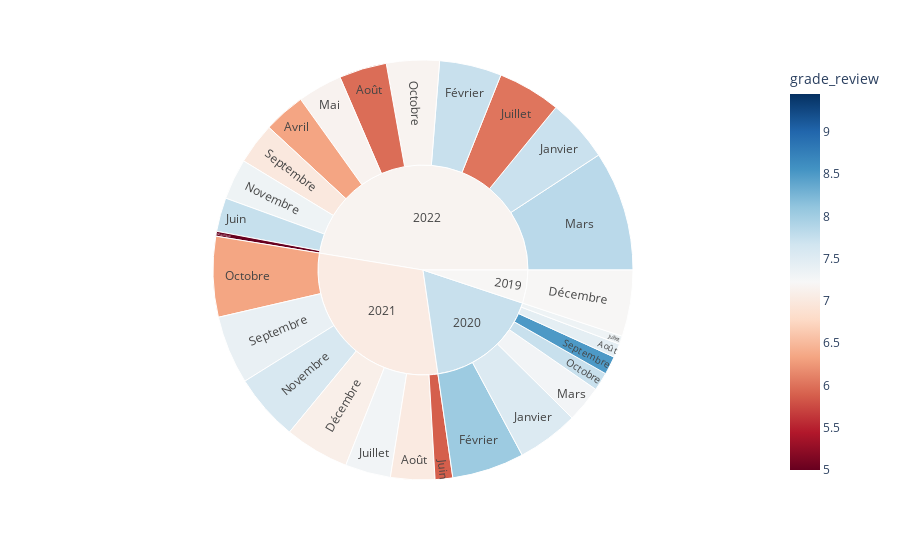

Write notebook code for a chart like this one.
### Code cell
fig = px.sunburst(df, path=['annee_sejour', 'mois_sejour'], values='nuitee',
                  color='grade_review',
                  color_continuous_scale='RdBu',
                  color_continuous_midpoint=np.average(df['grade_review'], weights=df['nuitee']))
fig.show()

### Figure 1 — Plotly figure (JSON) as saved in the notebook; plotly's stock layout.template omitted (floating-point values rounded to 4 significant figures)
{"data": [{"branchvalues": "total", "customdata": [[7.45], [7.023], [5.971], [6.339], [7.209], [7.091], [5], [8.033], [7.733], [7.539], [7.721], [7.333], [7.295], [6.027], [5.882], [7.745], [7.147], [7.287], [7.83], [7.588], [7.331], [7.736], [6.341], [7.163], [8.502], [7.389], [6.992], [7.209], [7.734], [7.035], [7.156]], "domain": {"x": [0, 1], "y": [0, 1]}, "hovertemplate": "labels=%{label}<br>nuitee=%{value}<br>parent=%{parent}<br>id=%{id}<br>grade_review=%{color}<extra></extra>", "ids": ["2020/Août", "2021/Août", "2022/Août", "2022/Avril", "2019/Décembre", "2021/Décembre", "2022/Décembre", "2020/Février", "2022/Février", "2020/Janvier", "2022/Janvier", "2020/Juillet", "2021/Juillet", "2022/Juillet", "2021/Juin", "2022/Juin", "2022/Mai", "2020/Mars", "2022/Mars", "2021/Novembre", "2022/Novembre", "2020/Octobre", "2021/Octobre", "2022/Octobre", "2020/Septembre", "2021/Septembre", "2022/Septembre", "2019", "2020", "2021", "2022"], "labels": ["Août", "Août", "Août", "Avril", "Décembre", "Décembre", "Décembre", "Février", "Février", "Janvier", "Janvier", "Juillet", "Juillet", "Juillet", "Juin", "Juin", "Mai", "Mars", "Mars", "Novembre", "Novembre", "Octobre", "Octobre", "Octobre", "Septembre", "Septembre", "Septembre", "2019", "2020", "2021", "2022"], "marker": {"coloraxis": "coloraxis", "colors": [7.45, 7.023, 5.971, 6.339, 7.209, 7.091, 5, 8.033, 7.733, 7.539, 7.721, 7.333, 7.295, 6.027, 5.882, 7.745, 7.147, 7.287, 7.83, 7.588, 7.331, 7.736, 6.341, 7.163, 8.502, 7.389, 6.992, 7.209, 7.734, 7.035, 7.156]}, "name": "", "parents": ["2020", "2021", "2022", "2022", "2019", "2021", "2022", "2020", "2022", "2020", "2022", "2020", "2021", "2022", "2021", "2022", "2022", "2020", "2022", "2021", "2022", "2020", "2021", "2022", "2020", "2021", "2022", "", "", "", ""], "type": "sunburst", "values": [40, 128, 138, 121, 192, 187, 14, 209, 180, 178, 183, 24, 132, 183, 51, 98, 129, 106, 347, 194, 118, 53, 233, 153, 53, 198, 120, 192, 663, 1123, 1784]}], "layout": {"coloraxis": {"cmid": 7.225, "colorbar": {"title": {"text": "grade_review"}}, "colorscale": [[0, "rgb(103,0,31)"], [0.1, "rgb(178,24,43)"], [0.2, "rgb(214,96,77)"], [0.3, "rgb(244,165,130)"], [0.4, "rgb(253,219,199)"], [0.5, "rgb(247,247,247)"], [0.6, "rgb(209,229,240)"], [0.7, "rgb(146,197,222)"], [0.8, "rgb(67,147,195)"], [0.9, "rgb(33,102,172)"], [1, "rgb(5,48,97)"]]}, "legend": {"tracegroupgap": 0}, "margin": {"t": 60}}}
